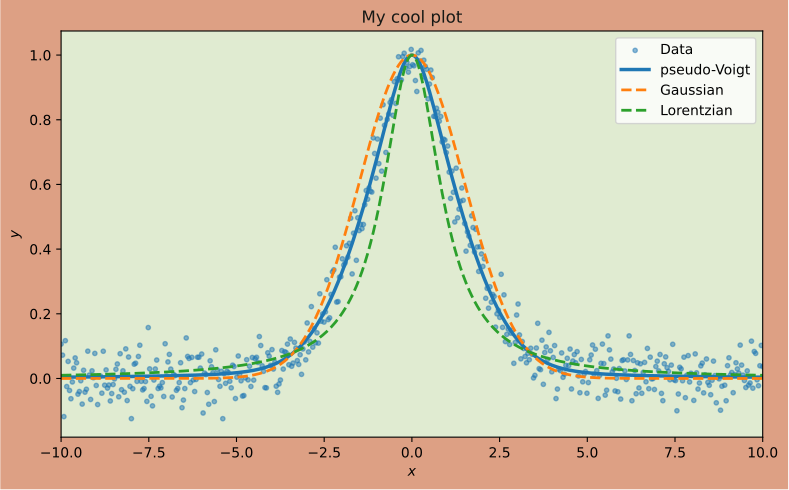

Source code (Python):
import numpy as np
import matplotlib.pyplot as plt

# Functions
def gaussian(x, A, x0, sigma):
    return A * np.exp(-(x - x0)**2 / (2 * sigma**2))

def lorentzian(x, A, x0, gamma):
    return A * (gamma**2 / ((x - x0)**2 + gamma**2))

def pseudovoigt(x, A, x0, sigma, gamma, eta):
    G = gaussian(x, A, x0, sigma)
    L = lorentzian(x, A, x0, gamma)
    return eta * L + (1 - eta) * G, G, L

# x range 
x = np.linspace(-10, 10, 500)

# Functions
params = [1.0, 0.0, 1.5, 1.0, 0.4]
pV, G, L = pseudovoigt(x, *params)

# Generate noisy data
noise_level = 0.05
y_noisy = pV + np.random.normal(0, noise_level, size=x.shape)

# Plotting
fig, ax = plt.subplots(facecolor="#dda084", figsize=(8,5))
ax.set_facecolor("#e0ebd1")

plt.scatter(x, y_noisy, s=10, alpha=0.5, label='Data')
plt.plot(x, pV, label='pseudo-Voigt', linewidth=2.5)
plt.plot(x, G, '--', label='Gaussian', linewidth=2)
plt.plot(x, L, '--', label='Lorentzian', linewidth=2)

plt.xlabel(r'$x$')
plt.ylabel(r'$y$')
ax.set_title('My cool plot', color="#151815")
plt.xlim(-10,10)
plt.legend()
plt.tight_layout()

fig.savefig('my_cool_plot.pdf', format='pdf', bbox_inches='tight')

plt.show()
